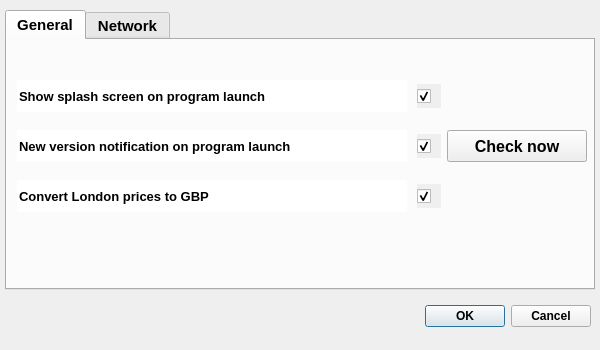
<?xml version="1.0" encoding="UTF-8"?>
<ui version="4.0">
 <class>OptionsDialog</class>
 <widget class="QDialog" name="OptionsDialog">
  <property name="windowModality">
   <enum>Qt::ApplicationModal</enum>
  </property>
  <property name="geometry">
   <rect>
    <x>0</x>
    <y>0</y>
    <width>600</width>
    <height>350</height>
   </rect>
  </property>
  <property name="minimumSize">
   <size>
    <width>600</width>
    <height>350</height>
   </size>
  </property>
  <property name="maximumSize">
   <size>
    <width>600</width>
    <height>350</height>
   </size>
  </property>
  <property name="sizeIncrement">
   <size>
    <width>650</width>
    <height>350</height>
   </size>
  </property>
  <property name="baseSize">
   <size>
    <width>650</width>
    <height>350</height>
   </size>
  </property>
  <property name="windowTitle">
   <string>Options</string>
  </property>
  <property name="windowIcon">
   <iconset resource="../resources/ChartGeany.qrc">
    <normaloff>:/png/images/icons/PNG/advancedsettings.png</normaloff>:/png/images/icons/PNG/advancedsettings.png</iconset>
  </property>
  <property name="sizeGripEnabled">
   <bool>false</bool>
  </property>
  <property name="modal">
   <bool>true</bool>
  </property>
  <widget class="QDialogButtonBox" name="buttonBox">
   <property name="geometry">
    <rect>
     <x>250</x>
     <y>300</y>
     <width>341</width>
     <height>32</height>
    </rect>
   </property>
   <property name="font">
    <font>
     <weight>75</weight>
     <bold>true</bold>
    </font>
   </property>
   <property name="focusPolicy">
    <enum>Qt::NoFocus</enum>
   </property>
   <property name="orientation">
    <enum>Qt::Horizontal</enum>
   </property>
   <property name="standardButtons">
    <set>QDialogButtonBox::Cancel|QDialogButtonBox::Ok</set>
   </property>
  </widget>
  <widget class="QTabWidget" name="tabWidget">
   <property name="geometry">
    <rect>
     <x>5</x>
     <y>10</y>
     <width>590</width>
     <height>280</height>
    </rect>
   </property>
   <property name="font">
    <font>
     <pointsize>11</pointsize>
     <weight>75</weight>
     <bold>true</bold>
    </font>
   </property>
   <property name="focusPolicy">
    <enum>Qt::NoFocus</enum>
   </property>
   <property name="currentIndex">
    <number>0</number>
   </property>
   <widget class="QWidget" name="general">
    <attribute name="title">
     <string>General</string>
    </attribute>
    <widget class="QLineEdit" name="splashLbl">
     <property name="geometry">
      <rect>
       <x>10</x>
       <y>40</y>
       <width>390</width>
       <height>32</height>
      </rect>
     </property>
     <property name="font">
      <font>
       <pointsize>10</pointsize>
       <weight>75</weight>
       <bold>true</bold>
       <kerning>true</kerning>
      </font>
     </property>
     <property name="mouseTracking">
      <bool>false</bool>
     </property>
     <property name="focusPolicy">
      <enum>Qt::NoFocus</enum>
     </property>
     <property name="acceptDrops">
      <bool>false</bool>
     </property>
     <property name="autoFillBackground">
      <bool>true</bool>
     </property>
     <property name="locale">
      <locale language="English" country="UnitedStates"/>
     </property>
     <property name="text">
      <string>Show splash screen on program launch</string>
     </property>
     <property name="frame">
      <bool>false</bool>
     </property>
     <property name="readOnly">
      <bool>true</bool>
     </property>
    </widget>
    <widget class="QCheckBox" name="splashCheckBox">
     <property name="enabled">
      <bool>true</bool>
     </property>
     <property name="geometry">
      <rect>
       <x>410</x>
       <y>44</y>
       <width>24</width>
       <height>24</height>
      </rect>
     </property>
     <property name="font">
      <font>
       <pointsize>9</pointsize>
       <weight>75</weight>
       <bold>true</bold>
       <kerning>true</kerning>
      </font>
     </property>
     <property name="focusPolicy">
      <enum>Qt::StrongFocus</enum>
     </property>
     <property name="autoFillBackground">
      <bool>true</bool>
     </property>
     <property name="text">
      <string/>
     </property>
     <property name="checked">
      <bool>true</bool>
     </property>
    </widget>
    <widget class="QCheckBox" name="newVersionCheckBox">
     <property name="enabled">
      <bool>true</bool>
     </property>
     <property name="geometry">
      <rect>
       <x>410</x>
       <y>94</y>
       <width>24</width>
       <height>24</height>
      </rect>
     </property>
     <property name="font">
      <font>
       <pointsize>9</pointsize>
       <weight>75</weight>
       <bold>true</bold>
       <kerning>true</kerning>
      </font>
     </property>
     <property name="focusPolicy">
      <enum>Qt::StrongFocus</enum>
     </property>
     <property name="autoFillBackground">
      <bool>true</bool>
     </property>
     <property name="text">
      <string/>
     </property>
     <property name="checked">
      <bool>true</bool>
     </property>
    </widget>
    <widget class="QLineEdit" name="notificationLbl">
     <property name="geometry">
      <rect>
       <x>10</x>
       <y>90</y>
       <width>390</width>
       <height>32</height>
      </rect>
     </property>
     <property name="font">
      <font>
       <pointsize>10</pointsize>
       <weight>75</weight>
       <bold>true</bold>
       <kerning>true</kerning>
      </font>
     </property>
     <property name="mouseTracking">
      <bool>false</bool>
     </property>
     <property name="focusPolicy">
      <enum>Qt::NoFocus</enum>
     </property>
     <property name="acceptDrops">
      <bool>false</bool>
     </property>
     <property name="autoFillBackground">
      <bool>true</bool>
     </property>
     <property name="locale">
      <locale language="English" country="UnitedStates"/>
     </property>
     <property name="text">
      <string>New version notification on program launch</string>
     </property>
     <property name="frame">
      <bool>false</bool>
     </property>
     <property name="readOnly">
      <bool>true</bool>
     </property>
    </widget>
    <widget class="QPushButton" name="newVersionButton">
     <property name="geometry">
      <rect>
       <x>440</x>
       <y>90</y>
       <width>140</width>
       <height>32</height>
      </rect>
     </property>
     <property name="font">
      <font>
       <pointsize>12</pointsize>
       <weight>75</weight>
       <bold>true</bold>
      </font>
     </property>
     <property name="focusPolicy">
      <enum>Qt::NoFocus</enum>
     </property>
     <property name="autoFillBackground">
      <bool>true</bool>
     </property>
     <property name="text">
      <string>Check now</string>
     </property>
     <property name="iconSize">
      <size>
       <width>39</width>
       <height>31</height>
      </size>
     </property>
     <property name="autoDefault">
      <bool>false</bool>
     </property>
     <property name="flat">
      <bool>false</bool>
     </property>
    </widget>
    <widget class="QLineEdit" name="londonPricesLbl">
     <property name="geometry">
      <rect>
       <x>10</x>
       <y>140</y>
       <width>390</width>
       <height>32</height>
      </rect>
     </property>
     <property name="font">
      <font>
       <pointsize>10</pointsize>
       <weight>75</weight>
       <bold>true</bold>
       <kerning>true</kerning>
      </font>
     </property>
     <property name="mouseTracking">
      <bool>false</bool>
     </property>
     <property name="focusPolicy">
      <enum>Qt::NoFocus</enum>
     </property>
     <property name="acceptDrops">
      <bool>false</bool>
     </property>
     <property name="autoFillBackground">
      <bool>true</bool>
     </property>
     <property name="locale">
      <locale language="English" country="UnitedStates"/>
     </property>
     <property name="text">
      <string>Convert London prices to GBP</string>
     </property>
     <property name="frame">
      <bool>false</bool>
     </property>
     <property name="readOnly">
      <bool>true</bool>
     </property>
    </widget>
    <widget class="QCheckBox" name="londonPricesCheckBox">
     <property name="enabled">
      <bool>true</bool>
     </property>
     <property name="geometry">
      <rect>
       <x>410</x>
       <y>144</y>
       <width>24</width>
       <height>24</height>
      </rect>
     </property>
     <property name="font">
      <font>
       <pointsize>9</pointsize>
       <weight>75</weight>
       <bold>true</bold>
       <kerning>true</kerning>
      </font>
     </property>
     <property name="focusPolicy">
      <enum>Qt::StrongFocus</enum>
     </property>
     <property name="autoFillBackground">
      <bool>true</bool>
     </property>
     <property name="text">
      <string/>
     </property>
     <property name="checked">
      <bool>true</bool>
     </property>
    </widget>
   </widget>
   <widget class="QWidget" name="network">
    <attribute name="title">
     <string>Network</string>
    </attribute>
    <widget class="QCheckBox" name="enableProxyBox">
     <property name="enabled">
      <bool>true</bool>
     </property>
     <property name="geometry">
      <rect>
       <x>150</x>
       <y>14</y>
       <width>24</width>
       <height>24</height>
      </rect>
     </property>
     <property name="font">
      <font>
       <pointsize>9</pointsize>
       <weight>75</weight>
       <bold>true</bold>
       <kerning>true</kerning>
      </font>
     </property>
     <property name="focusPolicy">
      <enum>Qt::StrongFocus</enum>
     </property>
     <property name="autoFillBackground">
      <bool>true</bool>
     </property>
     <property name="text">
      <string/>
     </property>
     <property name="checked">
      <bool>false</bool>
     </property>
    </widget>
    <widget class="QLineEdit" name="enableProxyLbl">
     <property name="geometry">
      <rect>
       <x>10</x>
       <y>10</y>
       <width>120</width>
       <height>32</height>
      </rect>
     </property>
     <property name="font">
      <font>
       <pointsize>10</pointsize>
       <weight>75</weight>
       <bold>true</bold>
       <kerning>true</kerning>
      </font>
     </property>
     <property name="mouseTracking">
      <bool>false</bool>
     </property>
     <property name="focusPolicy">
      <enum>Qt::NoFocus</enum>
     </property>
     <property name="acceptDrops">
      <bool>false</bool>
     </property>
     <property name="autoFillBackground">
      <bool>true</bool>
     </property>
     <property name="locale">
      <locale language="English" country="UnitedStates"/>
     </property>
     <property name="text">
      <string>Enable proxy</string>
     </property>
     <property name="frame">
      <bool>false</bool>
     </property>
     <property name="readOnly">
      <bool>true</bool>
     </property>
    </widget>
    <widget class="QLineEdit" name="hostLbl">
     <property name="geometry">
      <rect>
       <x>10</x>
       <y>50</y>
       <width>120</width>
       <height>32</height>
      </rect>
     </property>
     <property name="font">
      <font>
       <pointsize>10</pointsize>
       <weight>75</weight>
       <bold>true</bold>
       <kerning>true</kerning>
      </font>
     </property>
     <property name="mouseTracking">
      <bool>false</bool>
     </property>
     <property name="focusPolicy">
      <enum>Qt::NoFocus</enum>
     </property>
     <property name="acceptDrops">
      <bool>false</bool>
     </property>
     <property name="autoFillBackground">
      <bool>true</bool>
     </property>
     <property name="locale">
      <locale language="English" country="UnitedStates"/>
     </property>
     <property name="text">
      <string>Host</string>
     </property>
     <property name="frame">
      <bool>false</bool>
     </property>
     <property name="readOnly">
      <bool>true</bool>
     </property>
    </widget>
    <widget class="QLineEdit" name="proxyHostEdit">
     <property name="geometry">
      <rect>
       <x>140</x>
       <y>50</y>
       <width>430</width>
       <height>32</height>
      </rect>
     </property>
     <property name="focusPolicy">
      <enum>Qt::StrongFocus</enum>
     </property>
     <property name="autoFillBackground">
      <bool>false</bool>
     </property>
     <property name="locale">
      <locale language="English" country="UnitedStates"/>
     </property>
     <property name="frame">
      <bool>true</bool>
     </property>
    </widget>
    <widget class="QLineEdit" name="portLbl">
     <property name="geometry">
      <rect>
       <x>10</x>
       <y>90</y>
       <width>120</width>
       <height>32</height>
      </rect>
     </property>
     <property name="font">
      <font>
       <pointsize>10</pointsize>
       <weight>75</weight>
       <bold>true</bold>
       <kerning>true</kerning>
      </font>
     </property>
     <property name="mouseTracking">
      <bool>false</bool>
     </property>
     <property name="focusPolicy">
      <enum>Qt::NoFocus</enum>
     </property>
     <property name="acceptDrops">
      <bool>false</bool>
     </property>
     <property name="autoFillBackground">
      <bool>true</bool>
     </property>
     <property name="locale">
      <locale language="English" country="UnitedStates"/>
     </property>
     <property name="text">
      <string>Port</string>
     </property>
     <property name="frame">
      <bool>false</bool>
     </property>
     <property name="readOnly">
      <bool>true</bool>
     </property>
    </widget>
    <widget class="QLineEdit" name="userLbl">
     <property name="geometry">
      <rect>
       <x>10</x>
       <y>130</y>
       <width>120</width>
       <height>32</height>
      </rect>
     </property>
     <property name="font">
      <font>
       <pointsize>10</pointsize>
       <weight>75</weight>
       <bold>true</bold>
       <kerning>true</kerning>
      </font>
     </property>
     <property name="mouseTracking">
      <bool>false</bool>
     </property>
     <property name="focusPolicy">
      <enum>Qt::NoFocus</enum>
     </property>
     <property name="acceptDrops">
      <bool>false</bool>
     </property>
     <property name="autoFillBackground">
      <bool>true</bool>
     </property>
     <property name="locale">
      <locale language="English" country="UnitedStates"/>
     </property>
     <property name="text">
      <string>User</string>
     </property>
     <property name="frame">
      <bool>false</bool>
     </property>
     <property name="readOnly">
      <bool>true</bool>
     </property>
    </widget>
    <widget class="QLineEdit" name="proxyUserEdit">
     <property name="geometry">
      <rect>
       <x>140</x>
       <y>130</y>
       <width>430</width>
       <height>32</height>
      </rect>
     </property>
     <property name="focusPolicy">
      <enum>Qt::StrongFocus</enum>
     </property>
     <property name="autoFillBackground">
      <bool>false</bool>
     </property>
     <property name="locale">
      <locale language="English" country="UnitedStates"/>
     </property>
     <property name="frame">
      <bool>true</bool>
     </property>
    </widget>
    <widget class="QLineEdit" name="passwordLbl">
     <property name="geometry">
      <rect>
       <x>10</x>
       <y>170</y>
       <width>120</width>
       <height>32</height>
      </rect>
     </property>
     <property name="font">
      <font>
       <pointsize>10</pointsize>
       <weight>75</weight>
       <bold>true</bold>
       <kerning>true</kerning>
      </font>
     </property>
     <property name="mouseTracking">
      <bool>false</bool>
     </property>
     <property name="focusPolicy">
      <enum>Qt::NoFocus</enum>
     </property>
     <property name="acceptDrops">
      <bool>false</bool>
     </property>
     <property name="autoFillBackground">
      <bool>true</bool>
     </property>
     <property name="locale">
      <locale language="English" country="UnitedStates"/>
     </property>
     <property name="text">
      <string>Password</string>
     </property>
     <property name="frame">
      <bool>false</bool>
     </property>
     <property name="readOnly">
      <bool>true</bool>
     </property>
    </widget>
    <widget class="QLineEdit" name="timeoutLbl">
     <property name="geometry">
      <rect>
       <x>10</x>
       <y>210</y>
       <width>120</width>
       <height>32</height>
      </rect>
     </property>
     <property name="font">
      <font>
       <pointsize>10</pointsize>
       <weight>75</weight>
       <bold>true</bold>
       <kerning>true</kerning>
      </font>
     </property>
     <property name="mouseTracking">
      <bool>false</bool>
     </property>
     <property name="focusPolicy">
      <enum>Qt::NoFocus</enum>
     </property>
     <property name="acceptDrops">
      <bool>false</bool>
     </property>
     <property name="autoFillBackground">
      <bool>true</bool>
     </property>
     <property name="locale">
      <locale language="English" country="UnitedStates"/>
     </property>
     <property name="text">
      <string>Timeout</string>
     </property>
     <property name="frame">
      <bool>false</bool>
     </property>
     <property name="readOnly">
      <bool>true</bool>
     </property>
    </widget>
    <widget class="QSpinBox" name="netTimeOutSpinBox">
     <property name="geometry">
      <rect>
       <x>140</x>
       <y>210</y>
       <width>60</width>
       <height>32</height>
      </rect>
     </property>
     <property name="minimum">
      <number>20</number>
     </property>
     <property name="maximum">
      <number>120</number>
     </property>
     <property name="value">
      <number>20</number>
     </property>
    </widget>
    <widget class="QLineEdit" name="secondsLbl">
     <property name="geometry">
      <rect>
       <x>210</x>
       <y>210</y>
       <width>90</width>
       <height>32</height>
      </rect>
     </property>
     <property name="font">
      <font>
       <pointsize>10</pointsize>
       <weight>75</weight>
       <bold>true</bold>
       <kerning>true</kerning>
      </font>
     </property>
     <property name="mouseTracking">
      <bool>false</bool>
     </property>
     <property name="focusPolicy">
      <enum>Qt::NoFocus</enum>
     </property>
     <property name="acceptDrops">
      <bool>false</bool>
     </property>
     <property name="autoFillBackground">
      <bool>true</bool>
     </property>
     <property name="locale">
      <locale language="English" country="UnitedStates"/>
     </property>
     <property name="text">
      <string>seconds</string>
     </property>
     <property name="frame">
      <bool>false</bool>
     </property>
     <property name="readOnly">
      <bool>true</bool>
     </property>
    </widget>
    <widget class="QSpinBox" name="proxyPortSpinBox">
     <property name="geometry">
      <rect>
       <x>140</x>
       <y>90</y>
       <width>91</width>
       <height>32</height>
      </rect>
     </property>
     <property name="focusPolicy">
      <enum>Qt::WheelFocus</enum>
     </property>
     <property name="maximum">
      <number>32767</number>
     </property>
     <property name="value">
      <number>3128</number>
     </property>
    </widget>
    <widget class="QLineEdit" name="proxyPasswordEdit">
     <property name="geometry">
      <rect>
       <x>140</x>
       <y>170</y>
       <width>430</width>
       <height>32</height>
      </rect>
     </property>
     <property name="focusPolicy">
      <enum>Qt::StrongFocus</enum>
     </property>
     <property name="autoFillBackground">
      <bool>false</bool>
     </property>
     <property name="locale">
      <locale language="English" country="UnitedStates"/>
     </property>
     <property name="frame">
      <bool>true</bool>
     </property>
    </widget>
   </widget>
  </widget>
 </widget>
 <resources>
  <include location="../resources/ChartGeany.qrc"/>
 </resources>
 <connections>
  <connection>
   <sender>buttonBox</sender>
   <signal>accepted()</signal>
   <receiver>OptionsDialog</receiver>
   <slot>accept()</slot>
   <hints>
    <hint type="sourcelabel">
     <x>248</x>
     <y>254</y>
    </hint>
    <hint type="destinationlabel">
     <x>157</x>
     <y>274</y>
    </hint>
   </hints>
  </connection>
  <connection>
   <sender>buttonBox</sender>
   <signal>rejected()</signal>
   <receiver>OptionsDialog</receiver>
   <slot>reject()</slot>
   <hints>
    <hint type="sourcelabel">
     <x>316</x>
     <y>260</y>
    </hint>
    <hint type="destinationlabel">
     <x>286</x>
     <y>274</y>
    </hint>
   </hints>
  </connection>
 </connections>
</ui>
